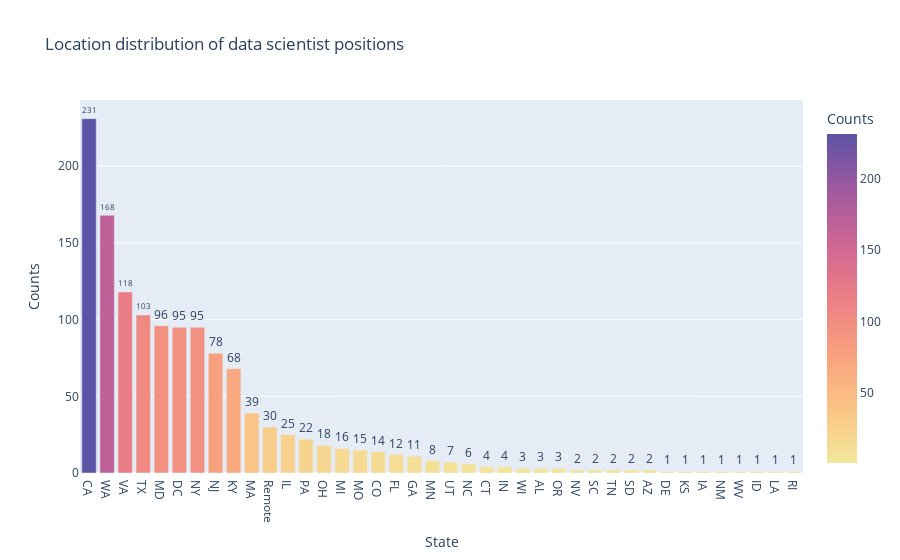

This figure's notebook cell:
### Code cell
import plotly.express as px

fig = px.bar(stateFreqD, x='State', y='Counts',text='Counts',
             title='Location distribution of data scientist positions',color='Counts',
             color_continuous_scale=px.colors.sequential.Sunset)
fig.update_traces(textposition='outside')
fig.show()

### Figure 1 — Plotly figure (JSON) as saved in the notebook; plotly's stock layout.template omitted (floating-point values rounded to 4 significant figures)
{"data": [{"alignmentgroup": "True", "hoverlabel": {"namelength": 0}, "hovertemplate": "State=%{x}<br>Counts=%{marker.color}", "legendgroup": "", "marker": {"color": [231, 168, 118, 103, 96, 95, 95, 78, 68, 39, 30, 25, 22, 18, 16, 15, 14, 12, 11, 8, 7, 6, 4, 4, 3, 3, 3, 2, 2, 2, 2, 2, 1, 1, 1, 1, 1, 1, 1, 1], "coloraxis": "coloraxis"}, "name": "", "offsetgroup": "", "orientation": "v", "showlegend": false, "text": [231, 168, 118, 103, 96, 95, 95, 78, 68, 39, 30, 25, 22, 18, 16, 15, 14, 12, 11, 8, 7, 6, 4, 4, 3, 3, 3, 2, 2, 2, 2, 2, 1, 1, 1, 1, 1, 1, 1, 1], "textposition": "outside", "type": "bar", "x": ["CA", "WA", "VA", "TX", "MD", "DC", "NY", "NJ", "KY", "MA", "Remote", "IL", "PA", "OH", "MI", "MO", "CO", "FL", "GA", "MN", "UT", "NC", "CT", "IN", "WI", "AL", "OR", "NV", "SC", "TN", "SD", "AZ", "DE", "KS", "IA", "NM", "WV", "ID", "LA", "RI"], "xaxis": "x", "y": [231, 168, 118, 103, 96, 95, 95, 78, 68, 39, 30, 25, 22, 18, 16, 15, 14, 12, 11, 8, 7, 6, 4, 4, 3, 3, 3, 2, 2, 2, 2, 2, 1, 1, 1, 1, 1, 1, 1, 1], "yaxis": "y"}], "layout": {"barmode": "relative", "coloraxis": {"colorbar": {"title": {"text": "Counts"}}, "colorscale": [[0, "rgb(243, 231, 155)"], [0.1667, "rgb(250, 196, 132)"], [0.3333, "rgb(248, 160, 126)"], [0.5, "rgb(235, 127, 134)"], [0.6667, "rgb(206, 102, 147)"], [0.8333, "rgb(160, 89, 160)"], [1, "rgb(92, 83, 165)"]]}, "legend": {"tracegroupgap": 0}, "title": {"text": "Location distribution of data scientist positions"}, "xaxis": {"anchor": "y", "domain": [0, 1], "title": {"text": "State"}}, "yaxis": {"anchor": "x", "domain": [0, 1], "title": {"text": "Counts"}}}}
